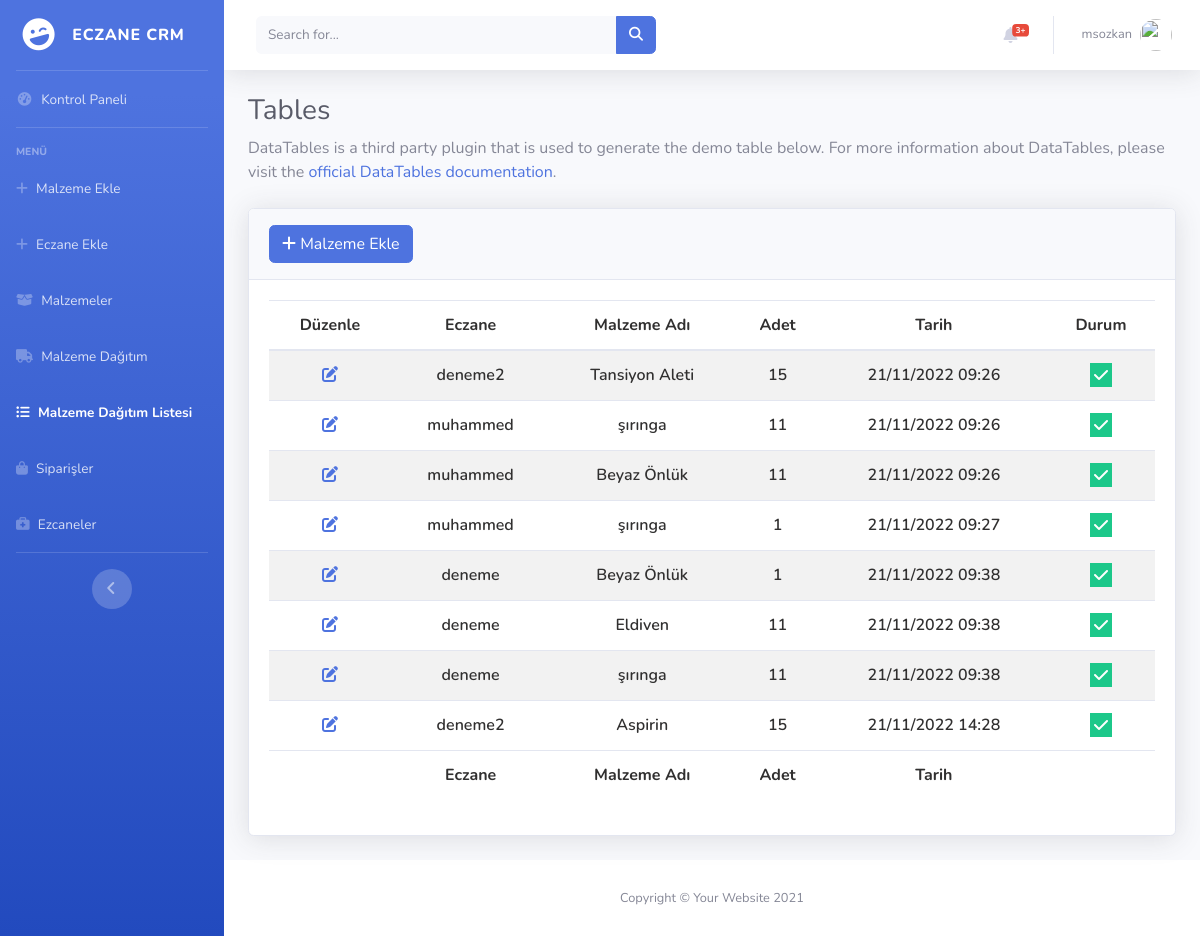
The page /item/distribution/list (signed in) on the database as committed earlier.
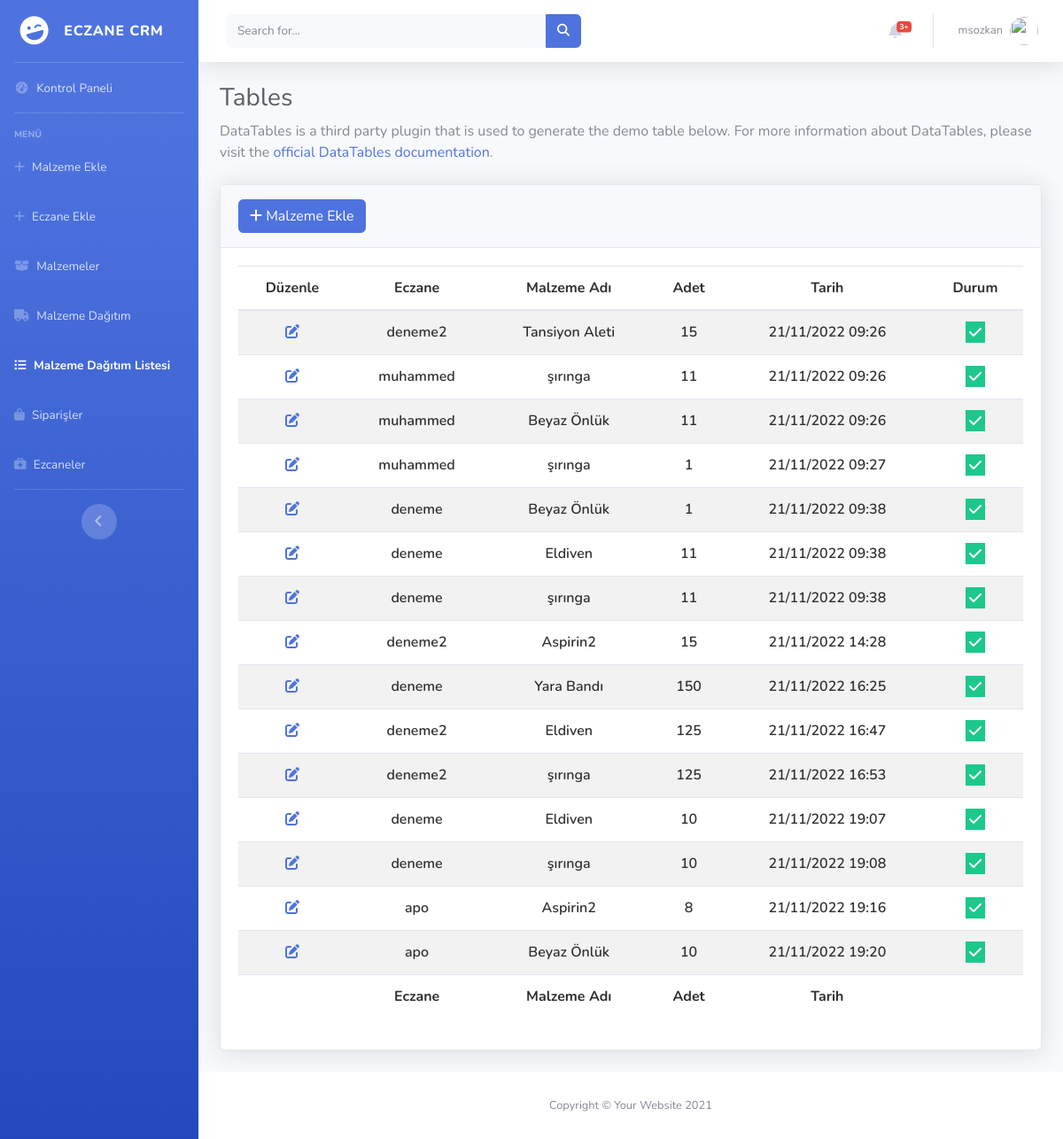
The same page on the database as committed later.
### items/models.py (models this page shows, shortened)
class ItemDistribution(models.Model):
    user = models.ForeignKey(User, on_delete=models.CASCADE)
    item_name = models.ForeignKey(Items, on_delete=models.SET_NULL,null=True)
    quantity=models.DecimalField(max_digits=10,decimal_places=2)
    status=models.BooleanField(default=True)
    created_at = models.DateTimeField(auto_now_add=True,null=True,blank=True)
    updated_at = models.DateTimeField(auto_now=True,null=True,blank=True)

class Items(models.Model):
    item_name=models.CharField(max_length=60)
    quantity=models.DecimalField(max_digits=10,decimal_places=2)
    status=models.BooleanField(default=True)
    created_at = models.DateTimeField(auto_now_add=True,null=True,blank=True)
    updated_at = models.DateTimeField(auto_now=True,null=True,blank=True)
    def __str__(self):
        return self.item_name

### items/views.py (the view)
# urls.py: path("item/distribution/list",views.item_distribution_list,name="item_distribution_list"),
@admin_login_required(login_url = "pharmacy:dashboard")
def item_distribution_list(request):
    items=ItemDistribution.objects.all()
    return render(request,"item_distribution_list.html",{"items":items})

### pharmacy/utils.py (called while the page is built, shortened)
def user_passes_test(
    test_func, login_url=None, redirect_field_name=REDIRECT_FIELD_NAME
):
    def decorator(view_func):
        @wraps(view_func)
        def _wrapped_view(request, *args, **kwargs):
            if test_func(request.user):
                return view_func(request, *args, **kwargs)
        return _wrapped_view
    return decorator

def admin_login_required(
    function=None, redirect_field_name=REDIRECT_FIELD_NAME, login_url=None
):
    actual_decorator = user_passes_test(
        lambda u: u.userprofile.status==1,
        login_url=login_url,
        redirect_field_name=redirect_field_name,
    )
    if function:
        return actual_decorator(function)
    return actual_decorator

### items/templates/item_distribution_list.html (shortened to what this page needs)
{% extends 'layout.html' %}
{% load static %}
{% block css %}
    <link href="https://cdn.datatables.net/1.12.1/css/dataTables.bootstrap5.min.css" rel="stylesheet"/>
    <link href="https://cdn.datatables.net/responsive/2.3.0/css/responsive.bootstrap5.min.css" rel="stylesheet" />
    <link href="https://cdn.datatables.net/buttons/2.2.3/css/buttons.dataTables.min.css" rel="stylesheet"/>
<link
  rel="stylesheet"
  href="https://cdnjs.cloudflare.com/ajax/libs/font-awesome/6.2.0/css/all.min.css"
/>
<link rel="stylesheet" href="{% static 'css/datatables_file.css'%}">
{% endblock  %}
{% block body %}
                <div class="container-fluid">
                    <h1 class="h3 mb-2 text-gray-800">Tables</h1>
                    <p class="mb-4">DataTables is a third party plugin that is used to generate the demo table below.
                        For more information about DataTables, please visit the <a target="_blank"
                            href="https://datatables.net">official DataTables documentation</a>.</p>
                    <div class="card shadow mb-4">
                        <div class="card-header py-3">
                            <h6 class="m-0 font-weight-bold text-primary">  <a class="btn btn-primary" href="{% url 'items:add_item'%}">
                                <i class="fa fa-plus"></i>
                                Malzeme Ekle</a>
                             </h6>
                        </div>
                        <div class="card-body">
                            <div class="table-responsive">
                                <table
                                id="example"
                                class="table table-striped nowrap"
                                style="width: 100%!important">
                                <thead>
                                    <tr>
                                      <th data-priority="1">Düzenle</th>
                                      <th data-priority="2">Eczane</th>
                                      <th data-priority="3">Malzeme Adı</th>
                                      <th data-priority="4">Adet</th>
                                      <th data-priority="5">Tarih</th>
                                      <th data-priority="6">Durum</th>
                                    </tr>
                                  </thead>
                                  <tbody>
                                    {% for item in items %}
                                    <tr>
                                      <td>
                                        <a href="{% url 'items:edit_item' item.id %}">
                                          <i
                                            class="fa fa-pen-to-square fa-1x text-primary text-btn-size"
                                          ></i>
                                        </a>
                                      </td>
                                      <td>{{item.user}}</td>
                                      <td>{{item.item_name}}</td>
                                      <td>
                                        {{ item.quantity | stringformat:'d' }}
                                      </td>
                                      <td>
                                        {{item.created_at|date:"d/m/Y H:i"}}
                                      </td>
                                      <td>
                                        {% if item.status %}
                                        <i class="fa fa-check bg-success text-white p-1"></i>
                                        {% else %}
                                        <i class="fa fa-xmark bg-danger text-white p-1 px-2"></i>
                                        {% endif %}
                                      </td>
                                    </tr>
                                    {% endfor %}
                                  </tbody>
                                  <tfoot>
                                    <tr >
                                      <th ></th>
                                      <th>Eczane</th>
                                      <th>Malzeme Adı</th>
                                      <th>Adet</th>
                                      <th>Tarih</th>
                                      <th></th>
                                    </tr>
                                  </tfoot>
                                </table>
                            </div>
                        </div>
                    </div>
                </div>
{% endblock  %}

### templates/layout.html (shortened to what this page needs)
<!DOCTYPE html>
{% load static %}
<html lang="en">
<head>
    <link href="{% static 'vendor/fontawesome-free/css/all.min.css' %}" rel="stylesheet" type="text/css">
    <link href="{% static 'css/sb-admin-2.min.css' %}" rel="stylesheet">
    <link rel="stylesheet" href="https://cdnjs.cloudflare.com/ajax/libs/izitoast/1.4.0/css/iziToast.min.css">
    {% block css %}
    {% endblock  %}
</head>
<body id="page-top">
        <div id="wrapper">
                {% include "includes/sidebar.html" %}
            <div id="content-wrapper" class="d-flex flex-column">
                <div id="content">
                    {% include "includes/topbar.html" %}
                    {% block body %}
                    {% endblock  %}
                </div>
                {% include "includes/footer.html" %}
            </div>
        </div>
</body>
</html>

### templates/includes/sidebar.html (shortened to what this page needs)
            <ul class="navbar-nav bg-gradient-primary sidebar sidebar-dark accordion" id="accordionSidebar">
                <a class="sidebar-brand d-flex align-items-center justify-content-center" href="{% url 'pharmacy:dashboard' %}">
                    <div class="sidebar-brand-icon rotate-n-15">
                        <i class="fas fa-laugh-wink"></i>
                    </div>
                    <div class="sidebar-brand-text mx-3">Eczane CRM</div>
                </a>
                <hr class="sidebar-divider my-0">
                <li class="nav-item {% if request.path == '/dashboard' %} active {% endif %}">
                    <a class="nav-link" href="{% url 'pharmacy:dashboard' %}">
                        <i class="fas fa-fw fa-tachometer-alt"></i>
                        <span>Kontrol Paneli</span></a>
                </li>
                <hr class="sidebar-divider">
                <div class="sidebar-heading">
                    Menü
                </div>
                {% if request.user.userprofile.status == 1 %}
                                <li class="nav-item {% if request.path == '/add/item' %} active {% endif %}">
                                        <a class="nav-link " href="{% url 'items:add_item' %}">
                                            <i class="fa fa-plus"></i>
                                            <span>Malzeme Ekle</span>
                                        </a>
                                </li>
                                <li class="nav-item {% if request.path == '/add/pharmacy' %} active {% endif %}">
                                    <a class="nav-link"  href="{% url 'accounts:add_pharmacy' %}">
                                        <i class="fa fa-plus"></i>
                                        <span>Eczane Ekle</span>
                                    </a>
                                </li>
                                <li class="nav-item {% if request.path == '/items' %} active {% endif %}">
                                    <a class="nav-link" href="/items">
                                        <i class="fa fa-box-open"></i>
                                        <span>Malzemeler</span>
                                    </a>
                                </li>
                                <li class="nav-item {% if request.path == '/item/distribution' %} active {% endif %}">
                                    <a class="nav-link" href="/item/distribution">
                                        <i class="fa fa-truck"></i>
                                        <span>Malzeme Dağıtım</span>
                                    </a>
                                </li>
                                <li class="nav-item {% if request.path == '/item/distribution/list' %} active {% endif %}">
                                    <a class="nav-link" href="/item/distribution/list">
                                        <i class="fa fa-list-ul"></i>
                                        <span>Malzeme Dağıtım Listesi</span>
                                    </a>
                                </li>
                                <li class="nav-item {% if request.path == '/orders' %} active {% endif %}">
                                    <a class="nav-link" href="{% url 'pharmacy:orders' %}">
                                        <i class="fa fa-shopping-bag" aria-hidden="true"></i>
                                        <span>Siparişler</span></a>
                                </li>
                                <li class="nav-item {% if request.path == '/pharmacy/list' %} active {% endif %}">
                                        <a class="nav-link"  href="{% url 'accounts:pharmacy_list' %}">
                                            <i class="fa fa-briefcase-medical"></i>
                                            <span>Ezcaneler</span>
                                        </a>
                                </li>
                {% endif %}
                <hr class="sidebar-divider d-none d-md-block">
                <div class="text-center d-none d-md-inline">
                    <button class="rounded-circle border-0" id="sidebarToggle"></button>
                </div>
            </ul>

### templates/includes/topbar.html (shortened to what this page needs)
          {% load static %}
                    <nav class="navbar navbar-expand navbar-light bg-white topbar mb-4 static-top shadow">
                        <form
                            class="d-none d-sm-inline-block form-inline mr-auto ml-md-3 my-2 my-md-0 mw-100 navbar-search">
                            <div class="input-group">
                                <input type="text" class="form-control bg-light border-0 small" placeholder="Search for..."
                                    aria-label="Search" aria-describedby="basic-addon2">
                                <div class="input-group-append">
                                    <button class="btn btn-primary" type="button">
                                        <i class="fas fa-search fa-sm"></i>
                                    </button>
                                </div>
                            </div>
                        </form>
                        <ul class="navbar-nav ml-auto">
                            <li class="nav-item dropdown no-arrow mx-1">
                                <a class="nav-link dropdown-toggle" href="#" id="alertsDropdown" role="button"
                                    data-toggle="dropdown" aria-haspopup="true" aria-expanded="false">
                                    <i class="fas fa-bell fa-fw"></i>
                                    <span class="badge badge-danger badge-counter">3+</span>
                                </a>
                            </li>
                            <li class="nav-item dropdown no-arrow">
                                <a class="nav-link dropdown-toggle" href="#" id="userDropdown" role="button"
                                    data-toggle="dropdown" aria-haspopup="true" aria-expanded="false">
                                    {% if user.is_authenticated %}
                                    <span class="mr-2 d-none d-lg-inline text-gray-600 small">{{user.username}}</span>
                                    {% endif %}
                                    <img class="img-profile rounded-circle"
                                        src="{% static 'img/Eric-cartman.png' %}">
                                </a>
                            </li>
                        </ul>
                    </nav>

### templates/includes/footer.html
                <footer class="sticky-footer bg-white">
                    <div class="container my-auto">
                        <div class="copyright text-center my-auto">
                            <span>Copyright &copy; Your Website 2021</span>
                        </div>
                    </div>
                </footer>

### static/css/datatables_file.css (style rules this page uses)
tr { height: 2.2rem!important; font-weight: 600; color: rgb(49, 48, 48); }
table#example th , table#example tr , table#example td , table#example thead { text-align:center!important; }

Rows that differ between the two databases and show on the page:
changed through a linked row, ItemDistribution (number 8 of 15 on the later page): item_name "Aspirin" → "Aspirin2"
added ItemDistribution: user "deneme", item_name "Yara Bandı", quantity "150", created_at "21/11/2022 16:25", status True (drawn)
added ItemDistribution: user "deneme2", item_name "Eldiven", quantity "125", created_at "21/11/2022 16:47", status True (drawn)
added ItemDistribution: user "deneme2", item_name "şırınga", quantity "125", created_at "21/11/2022 16:53", status True (drawn)
added ItemDistribution: user "deneme", item_name "Eldiven", quantity "10", created_at "21/11/2022 19:07", status True (drawn)
added ItemDistribution: user "deneme", item_name "şırınga", quantity "10", created_at "21/11/2022 19:08", status True (drawn)
added ItemDistribution: user "apo", item_name "Aspirin2", quantity "8", created_at "21/11/2022 19:16", status True (drawn)
added ItemDistribution: user "apo", item_name "Beyaz Önlük", quantity "10", created_at "21/11/2022 19:20", status True (drawn)
